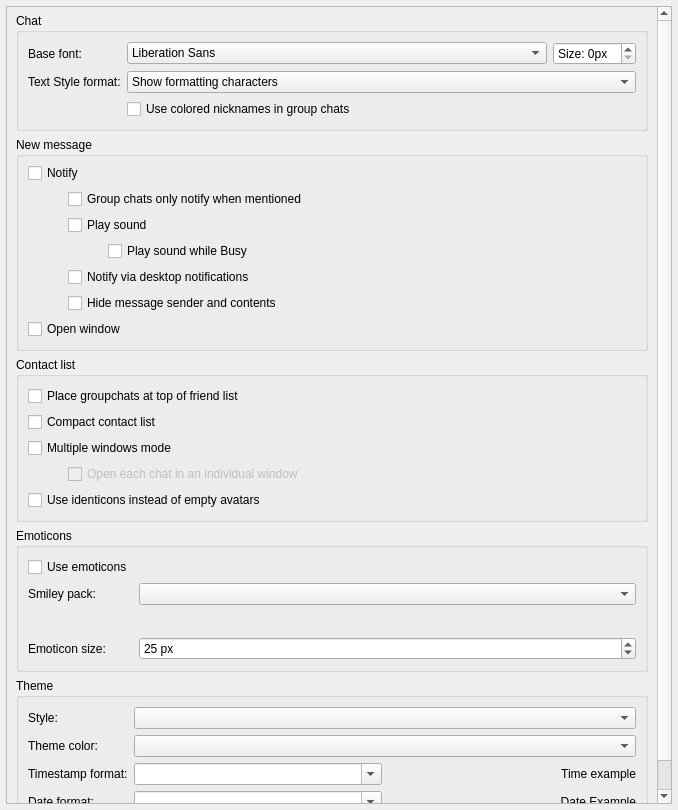
<?xml version="1.0" encoding="UTF-8"?>
<ui version="4.0">
 <class>UserInterfaceSettings</class>
 <widget class="QWidget" name="UserInterfaceSettings">
  <property name="geometry">
   <rect>
    <x>0</x>
    <y>0</y>
    <width>678</width>
    <height>810</height>
   </rect>
  </property>
  <property name="windowTitle">
   <string notr="true">Form</string>
  </property>
  <layout class="QVBoxLayout" name="verticalLayout_2">
   <property name="leftMargin">
    <number>6</number>
   </property>
   <property name="topMargin">
    <number>6</number>
   </property>
   <property name="rightMargin">
    <number>6</number>
   </property>
   <property name="bottomMargin">
    <number>6</number>
   </property>
   <item>
    <widget class="VerticalOnlyScroller" name="scrollArea">
     <property name="widgetResizable">
      <bool>true</bool>
     </property>
     <property name="alignment">
      <set>Qt::AlignLeading|Qt::AlignLeft|Qt::AlignTop</set>
     </property>
     <widget class="QWidget" name="scrollAreaWidgetContents">
      <property name="geometry">
       <rect>
        <x>0</x>
        <y>0</y>
        <width>650</width>
        <height>950</height>
       </rect>
      </property>
      <layout class="QVBoxLayout" name="verticalLayout_4" stretch="0,0,0,0,0,0">
       <property name="spacing">
        <number>6</number>
       </property>
       <property name="topMargin">
        <number>6</number>
       </property>
       <item>
        <widget class="QGroupBox" name="chatGroupBox">
         <property name="title">
          <string>Chat</string>
         </property>
         <layout class="QFormLayout" name="formLayout_2">
          <property name="leftMargin">
           <number>9</number>
          </property>
          <property name="topMargin">
           <number>9</number>
          </property>
          <property name="rightMargin">
           <number>9</number>
          </property>
          <property name="bottomMargin">
           <number>9</number>
          </property>
          <item row="0" column="0">
           <widget class="QLabel" name="label_2">
            <property name="text">
             <string>Base font:</string>
            </property>
            <property name="alignment">
             <set>Qt::AlignLeading|Qt::AlignLeft|Qt::AlignVCenter</set>
            </property>
           </widget>
          </item>
          <item row="0" column="1">
           <layout class="QHBoxLayout" name="horizontalLayout_5">
            <item>
             <widget class="QFontComboBox" name="txtChatFont">
              <property name="editable">
               <bool>false</bool>
              </property>
             </widget>
            </item>
            <item>
             <widget class="QSpinBox" name="txtChatFontSize">
              <property name="sizePolicy">
               <sizepolicy hsizetype="Maximum" vsizetype="Fixed">
                <horstretch>0</horstretch>
                <verstretch>0</verstretch>
               </sizepolicy>
              </property>
              <property name="suffix">
               <string>px</string>
              </property>
              <property name="prefix">
               <string>Size: </string>
              </property>
             </widget>
            </item>
           </layout>
          </item>
          <item row="1" column="0">
           <widget class="QLabel" name="textStyleLabel">
            <property name="toolTip">
             <string>New text styling preference may not load until Messthon restarts.</string>
            </property>
            <property name="text">
             <string>Text Style format:</string>
            </property>
            <property name="alignment">
             <set>Qt::AlignLeading|Qt::AlignLeft|Qt::AlignVCenter</set>
            </property>
           </widget>
          </item>
          <item row="1" column="1">
           <widget class="QComboBox" name="textStyleComboBox">
            <property name="sizePolicy">
             <sizepolicy hsizetype="Expanding" vsizetype="Fixed">
              <horstretch>0</horstretch>
              <verstretch>0</verstretch>
             </sizepolicy>
            </property>
            <property name="toolTip">
             <string>Select text styling preference.</string>
            </property>
            <property name="currentIndex">
             <number>1</number>
            </property>
            <item>
             <property name="text">
              <string>Plaintext</string>
             </property>
            </item>
            <item>
             <property name="text">
              <string>Show formatting characters</string>
             </property>
            </item>
            <item>
             <property name="text">
              <string>Don't show formatting characters</string>
             </property>
            </item>
           </widget>
          </item>
          <item row="2" column="1">
           <widget class="QCheckBox" name="useNameColors">
            <property name="text">
             <string>Use colored nicknames in group chats</string>
            </property>
           </widget>
          </item>
         </layout>
        </widget>
       </item>
       <item>
        <widget class="QGroupBox" name="newMessageGroup">
         <property name="title">
          <string>New message</string>
         </property>
         <layout class="QVBoxLayout" name="verticalLayout_10">
          <property name="topMargin">
           <number>6</number>
          </property>
          <item>
           <widget class="QCheckBox" name="notify">
            <property name="toolTip">
             <string comment="tooltip for Notify setting">Show a notification when you receive a new message and the window is not selected.</string>
            </property>
            <property name="text">
             <string>Notify</string>
            </property>
           </widget>
          </item>
          <item>
           <layout class="QVBoxLayout" name="verticalLayout_11">
            <property name="leftMargin">
             <number>40</number>
            </property>
            <item>
             <widget class="QCheckBox" name="groupOnlyNotfiyWhenMentioned">
              <property name="toolTip">
               <string comment="toolTip for Group chats only notify when mentioned">Only notify about new messages in group chats when mentioned.</string>
              </property>
              <property name="text">
               <string>Group chats only notify when mentioned</string>
              </property>
             </widget>
            </item>
            <item>
             <widget class="QCheckBox" name="notifySound">
              <property name="text">
               <string>Play sound</string>
              </property>
             </widget>
            </item>
            <item>
             <layout class="QVBoxLayout" name="verticalLayout">
              <property name="leftMargin">
               <number>40</number>
              </property>
              <item>
               <widget class="QCheckBox" name="busySound">
                <property name="text">
                 <string>Play sound while Busy</string>
                </property>
               </widget>
              </item>
             </layout>
            </item>
            <item>
             <widget class="QCheckBox" name="desktopNotify">
              <property name="text">
               <string>Notify via desktop notifications</string>
              </property>
             </widget>
            </item>
            <item>
             <widget class="QCheckBox" name="notifyHide">
              <property name="text">
               <string>Hide message sender and contents</string>
              </property>
             </widget>
            </item>
           </layout>
          </item>
          <item>
           <widget class="QCheckBox" name="showWindow">
            <property name="toolTip">
             <string comment="tooltip for Show window setting">Open Messthon's window when you receive a new message and no window is open yet.</string>
            </property>
            <property name="text">
             <string>Open window</string>
            </property>
           </widget>
          </item>
         </layout>
        </widget>
       </item>
       <item>
        <widget class="QGroupBox" name="contactListGroup">
         <property name="title">
          <string>Contact list</string>
         </property>
         <layout class="QVBoxLayout" name="verticalLayout_5">
          <item>
           <widget class="QCheckBox" name="cbGroupchatPosition">
            <property name="toolTip">
             <string comment="toolTip for groupchat positioning">If checked, group chats will be placed at the top of the friends list, otherwise, they'll be placed below online friends.</string>
            </property>
            <property name="text">
             <string>Place groupchats at top of friend list</string>
            </property>
           </widget>
          </item>
          <item>
           <widget class="QCheckBox" name="cbCompactLayout">
            <property name="toolTip">
             <string comment="toolTip for compact layout setting">Your contact list will be shown in compact mode.</string>
            </property>
            <property name="text">
             <string>Compact contact list</string>
            </property>
           </widget>
          </item>
          <item>
           <widget class="QCheckBox" name="cbSeparateWindow">
            <property name="text">
             <string>Multiple windows mode</string>
            </property>
           </widget>
          </item>
          <item>
           <layout class="QVBoxLayout" name="verticalLayout_12">
            <property name="leftMargin">
             <number>40</number>
            </property>
            <item>
             <widget class="QCheckBox" name="cbDontGroupWindows">
              <property name="enabled">
               <bool>false</bool>
              </property>
              <property name="sizePolicy">
               <sizepolicy hsizetype="Minimum" vsizetype="Minimum">
                <horstretch>0</horstretch>
                <verstretch>0</verstretch>
               </sizepolicy>
              </property>
              <property name="text">
               <string>Open each chat in an individual window</string>
              </property>
             </widget>
            </item>
           </layout>
          </item>
          <item>
           <widget class="QCheckBox" name="cbShowIdenticons">
            <property name="toolTip">
             <string comment="toolTip for show identicons">If enabled, every contact without an avatar will have a generated icon based on their Tox ID instead of the default picture. Requires restart to apply.</string>
            </property>
            <property name="text">
             <string>Use identicons instead of empty avatars</string>
            </property>
           </widget>
          </item>
         </layout>
        </widget>
       </item>
       <item>
        <widget class="QGroupBox" name="emoticonsGroupBox">
         <property name="title">
          <string>Emoticons</string>
         </property>
         <layout class="QFormLayout" name="formLayout_4">
          <item row="0" column="0">
           <widget class="QCheckBox" name="useEmoticons">
            <property name="text">
             <string>Use emoticons</string>
            </property>
           </widget>
          </item>
          <item row="1" column="0">
           <widget class="QLabel" name="smileyPackLabel">
            <property name="text">
             <string extracomment="Text on smiley pack label">Smiley pack:</string>
            </property>
           </widget>
          </item>
          <item row="1" column="1">
           <widget class="QComboBox" name="smileyPackBrowser">
            <property name="sizePolicy">
             <sizepolicy hsizetype="Expanding" vsizetype="Fixed">
              <horstretch>0</horstretch>
              <verstretch>0</verstretch>
             </sizepolicy>
            </property>
           </widget>
          </item>
          <item row="2" column="0">
           <spacer name="horizontalSpacer_2">
            <property name="orientation">
             <enum>Qt::Horizontal</enum>
            </property>
            <property name="sizeHint" stdset="0">
             <size>
              <width>80</width>
              <height>20</height>
             </size>
            </property>
           </spacer>
          </item>
          <item row="2" column="1">
           <layout class="QHBoxLayout" name="horizontalLayout" stretch="0,0,0,0,0">
            <property name="sizeConstraint">
             <enum>QLayout::SetDefaultConstraint</enum>
            </property>
            <item>
             <widget class="QLabel" name="smile1">
              <property name="toolTip">
               <string notr="true">:)</string>
              </property>
              <property name="text">
               <string/>
              </property>
              <property name="alignment">
               <set>Qt::AlignCenter</set>
              </property>
             </widget>
            </item>
            <item>
             <widget class="QLabel" name="smile2">
              <property name="toolTip">
               <string notr="true">;)</string>
              </property>
              <property name="text">
               <string/>
              </property>
              <property name="alignment">
               <set>Qt::AlignCenter</set>
              </property>
             </widget>
            </item>
            <item>
             <widget class="QLabel" name="smile3">
              <property name="toolTip">
               <string notr="true">:p</string>
              </property>
              <property name="text">
               <string/>
              </property>
              <property name="alignment">
               <set>Qt::AlignCenter</set>
              </property>
             </widget>
            </item>
            <item>
             <widget class="QLabel" name="smile4">
              <property name="toolTip">
               <string notr="true">:O</string>
              </property>
              <property name="text">
               <string/>
              </property>
              <property name="alignment">
               <set>Qt::AlignCenter</set>
              </property>
             </widget>
            </item>
            <item alignment="Qt::AlignTop">
             <widget class="QLabel" name="smile5">
              <property name="toolTip">
               <string notr="true">:'(</string>
              </property>
              <property name="text">
               <string/>
              </property>
              <property name="alignment">
               <set>Qt::AlignCenter</set>
              </property>
             </widget>
            </item>
           </layout>
          </item>
          <item row="3" column="0">
           <widget class="QLabel" name="emoticonSizeLabel">
            <property name="text">
             <string>Emoticon size:</string>
            </property>
           </widget>
          </item>
          <item row="3" column="1">
           <widget class="QSpinBox" name="emoticonSize">
            <property name="sizePolicy">
             <sizepolicy hsizetype="Expanding" vsizetype="Fixed">
              <horstretch>0</horstretch>
              <verstretch>0</verstretch>
             </sizepolicy>
            </property>
            <property name="specialValueText">
             <string/>
            </property>
            <property name="suffix">
             <string> px</string>
            </property>
            <property name="minimum">
             <number>1</number>
            </property>
            <property name="maximum">
             <number>2147483647</number>
            </property>
            <property name="value">
             <number>25</number>
            </property>
           </widget>
          </item>
         </layout>
        </widget>
       </item>
       <item>
        <widget class="QGroupBox" name="themeGroupBox">
         <property name="title">
          <string>Theme</string>
         </property>
         <layout class="QFormLayout" name="formLayout">
          <property name="fieldGrowthPolicy">
           <enum>QFormLayout::AllNonFixedFieldsGrow</enum>
          </property>
          <property name="topMargin">
           <number>9</number>
          </property>
          <property name="bottomMargin">
           <number>9</number>
          </property>
          <item row="3" column="0">
           <widget class="QLabel" name="styleLabel">
            <property name="text">
             <string>Style:</string>
            </property>
           </widget>
          </item>
          <item row="3" column="1">
           <widget class="QComboBox" name="styleBrowser">
            <property name="sizePolicy">
             <sizepolicy hsizetype="Expanding" vsizetype="Fixed">
              <horstretch>0</horstretch>
              <verstretch>0</verstretch>
             </sizepolicy>
            </property>
           </widget>
          </item>
          <item row="4" column="0">
           <widget class="QLabel" name="themeColorLabel">
            <property name="text">
             <string>Theme color:</string>
            </property>
           </widget>
          </item>
          <item row="4" column="1">
           <widget class="QComboBox" name="themeColorCBox">
            <property name="sizePolicy">
             <sizepolicy hsizetype="Expanding" vsizetype="Fixed">
              <horstretch>0</horstretch>
              <verstretch>0</verstretch>
             </sizepolicy>
            </property>
           </widget>
          </item>
          <item row="5" column="1">
           <layout class="QHBoxLayout" name="horizontalLayout_2">
            <item>
             <widget class="QComboBox" name="timestamp">
              <property name="sizePolicy">
               <sizepolicy hsizetype="Preferred" vsizetype="Fixed">
                <horstretch>0</horstretch>
                <verstretch>0</verstretch>
               </sizepolicy>
              </property>
              <property name="editable">
               <bool>true</bool>
              </property>
              <property name="insertPolicy">
               <enum>QComboBox::NoInsert</enum>
              </property>
             </widget>
            </item>
            <item>
             <widget class="QLabel" name="timeExample">
              <property name="text">
               <string notr="true">Time example</string>
              </property>
              <property name="alignment">
               <set>Qt::AlignRight|Qt::AlignTrailing|Qt::AlignVCenter</set>
              </property>
             </widget>
            </item>
           </layout>
          </item>
          <item row="5" column="0">
           <widget class="QLabel" name="timestampLabel">
            <property name="text">
             <string>Timestamp format:</string>
            </property>
           </widget>
          </item>
          <item row="7" column="1">
           <layout class="QHBoxLayout" name="horizontalLayout_3">
            <item>
             <widget class="QComboBox" name="dateFormats">
              <property name="editable">
               <bool>true</bool>
              </property>
              <property name="insertPolicy">
               <enum>QComboBox::NoInsert</enum>
              </property>
             </widget>
            </item>
            <item>
             <widget class="QLabel" name="dateExample">
              <property name="text">
               <string notr="true">Date Example</string>
              </property>
              <property name="alignment">
               <set>Qt::AlignRight|Qt::AlignTrailing|Qt::AlignVCenter</set>
              </property>
             </widget>
            </item>
           </layout>
          </item>
          <item row="7" column="0">
           <widget class="QLabel" name="dateformatLabel">
            <property name="text">
             <string>Date format:</string>
            </property>
           </widget>
          </item>
         </layout>
        </widget>
       </item>
       <item>
        <spacer name="verticalSpacer">
         <property name="orientation">
          <enum>Qt::Vertical</enum>
         </property>
         <property name="sizeHint" stdset="0">
          <size>
           <width>20</width>
           <height>40</height>
          </size>
         </property>
        </spacer>
       </item>
      </layout>
     </widget>
    </widget>
   </item>
  </layout>
 </widget>
 <customwidgets>
  <customwidget>
   <class>VerticalOnlyScroller</class>
   <extends>QScrollArea</extends>
   <header>src/widget/form/settings/verticalonlyscroller.h</header>
   <container>1</container>
  </customwidget>
 </customwidgets>
 <tabstops>
  <tabstop>scrollArea</tabstop>
  <tabstop>txtChatFont</tabstop>
  <tabstop>txtChatFontSize</tabstop>
  <tabstop>textStyleComboBox</tabstop>
  <tabstop>notify</tabstop>
  <tabstop>groupOnlyNotfiyWhenMentioned</tabstop>
  <tabstop>notifySound</tabstop>
  <tabstop>busySound</tabstop>
  <tabstop>showWindow</tabstop>
  <tabstop>cbGroupchatPosition</tabstop>
  <tabstop>cbCompactLayout</tabstop>
  <tabstop>cbSeparateWindow</tabstop>
  <tabstop>cbDontGroupWindows</tabstop>
  <tabstop>useEmoticons</tabstop>
  <tabstop>smileyPackBrowser</tabstop>
  <tabstop>emoticonSize</tabstop>
  <tabstop>styleBrowser</tabstop>
  <tabstop>themeColorCBox</tabstop>
  <tabstop>timestamp</tabstop>
  <tabstop>dateFormats</tabstop>
 </tabstops>
 <resources/>
 <connections/>
</ui>
